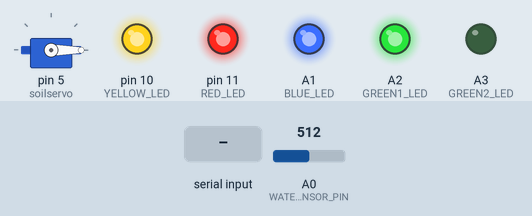
Simulated run of this sketch. Board: Arduino Uno, built with avr-gcc and run on an emulated ATmega328P. Parts: servo, output pins drawn as LEDs (lit = HIGH). The test bench sets the inputs (shaded band); at power-on: A0 (WATER_SENSOR_PIN) = 512.

Above: at 1.2 s.
1.3 s: A0 (WATER_SENSOR_PIN) set to 570
2.8 s: A0 (WATER_SENSOR_PIN) set to 595
At 3.6 s:
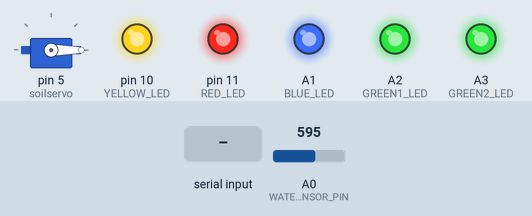
4.3 s: "1\n" received over the second serial link
At 6.4 s:
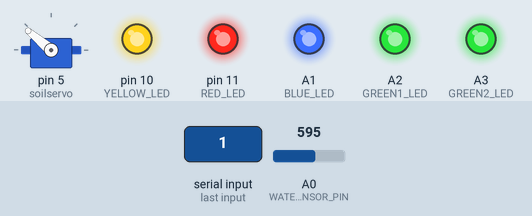
6.7 s: A0 (WATER_SENSOR_PIN) set to 511
At 7.8 s:
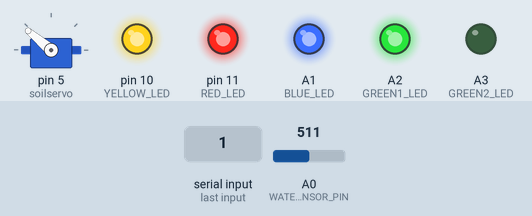
8.2 s: A0 (WATER_SENSOR_PIN) set to 450
9.7 s: A0 (WATER_SENSOR_PIN) set to 430
At 10.1 s:
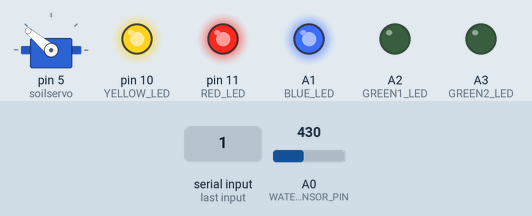
Timing chart, 0 to 12.2 s (numbered marks = the images above; inputs shaded):
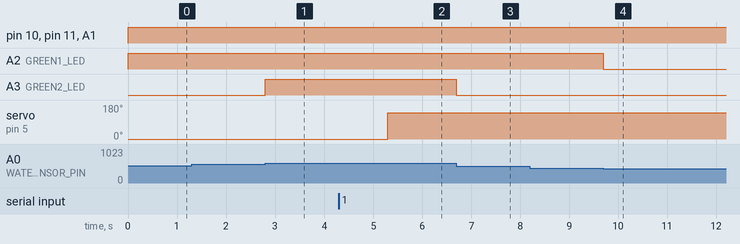

Measured:
- the behaviour switches between 584 and 585 on A0 (WATER_SENSOR_PIN) (found by bisection; images 0 and 1)
- the behaviour switches between 439 and 438 on A0 (WATER_SENSOR_PIN) (found by bisection; images 3 and 4)
- after the input at 1.3 s, every drawn part: stays the same
- after the input at 2.8 s, A3 (GREEN2_LED): LOW → HIGH at once
- after the input at 4.3 s, servo on pin 5 (soilservo): 0° → 140° after 1.0 s
- after the input at 6.7 s, A3 (GREEN2_LED): HIGH → LOW at once
- after the input at 8.2 s, every drawn part: stays the same
- after the input at 9.7 s, A2 (GREEN1_LED): HIGH → LOW at once

The sketch:

Robot_Arduino.ino
```cpp
#include <SoftwareSerial.h>
#include <Servo.h>

#define WATER_SENSOR_PIN A0  // Water level sensor input


// LED Indicators
#define RED_LED 11    // 20% Water Level
#define YELLOW_LED 10 // 40% Water Level
#define BLUE_LED A1   // 60% Water Level
#define GREEN1_LED A2 // 80% Water Level
#define GREEN2_LED A3 // 100% Water Level

int percentage = 0;

SoftwareSerial espSerial(2, 3); // RX, TX (ESP32 TX -> D2, ESP32 RX <- D3)
Servo soilservo;  // create servo object to control a servo

void setup() {
    Serial.begin(115200);
    espSerial.begin(9600); //ESP Serial

    soilservo.attach(5);
    soilservo.write(0);

    pinMode(WATER_SENSOR_PIN, INPUT);

    pinMode(RED_LED, OUTPUT);
    pinMode(YELLOW_LED, OUTPUT);
    pinMode(BLUE_LED, OUTPUT);
    pinMode(GREEN1_LED, OUTPUT);
    pinMode(GREEN2_LED, OUTPUT);
}

void loop() {
   checkWaterLevel();
   if (espSerial.available()) {
      String command = espSerial.readString();
      int cmd = command.toInt();

      if (cmd == 1) {
          soilservo.write(140);
      } else if (cmd == 2) {
          soilservo.write(0);
      }
   }
}

void checkWaterLevel() {
    int waterLevel = analogRead(WATER_SENSOR_PIN);
    percentage = map(waterLevel, 0, 1023, 0, 140);
    digitalWrite(RED_LED, percentage >= 0 ? HIGH : LOW);
    digitalWrite(YELLOW_LED, percentage >= 20 ? HIGH : LOW);
    analogWrite(BLUE_LED, percentage >= 40 ? 180 : 0);
    digitalWrite(GREEN1_LED, percentage >= 60 ? HIGH : LOW);
    digitalWrite(GREEN2_LED, percentage >= 80 ? HIGH : LOW);
}
```
